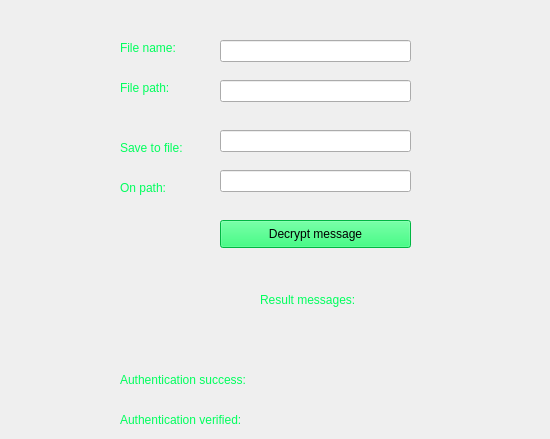
    <widget class="QWidget" name="tab_4">
     <attribute name="title">
      <string>Receive message</string>
     </attribute>
     <widget class="QLabel" name="label_20">
      <property name="geometry">
       <rect>
        <x>120</x>
        <y>40</y>
        <width>81</width>
        <height>16</height>
       </rect>
      </property>
      <property name="styleSheet">
       <string notr="true">color: rgb(0, 255, 93)</string>
      </property>
      <property name="text">
       <string>File name:</string>
      </property>
     </widget>
     <widget class="QLineEdit" name="dec_path1">
      <property name="geometry">
       <rect>
        <x>220</x>
        <y>80</y>
        <width>191</width>
        <height>22</height>
       </rect>
      </property>
      <property name="styleSheet">
       <string notr="true">color:rgb(255, 183, 0)</string>
      </property>
     </widget>
     <widget class="QPushButton" name="dec_button">
      <property name="geometry">
       <rect>
        <x>220</x>
        <y>220</y>
        <width>191</width>
        <height>28</height>
       </rect>
      </property>
      <property name="styleSheet">
       <string notr="true">color: rgb(0,0,0);
background-color: rgb(0, 255, 93)</string>
      </property>
      <property name="text">
       <string>Decrypt message</string>
      </property>
     </widget>
     <widget class="QLineEdit" name="dec_file1">
      <property name="geometry">
       <rect>
        <x>220</x>
        <y>40</y>
        <width>191</width>
        <height>22</height>
       </rect>
      </property>
      <property name="styleSheet">
       <string notr="true">color:rgb(255, 183, 0)</string>
      </property>
     </widget>
     <widget class="QLabel" name="label_23">
      <property name="geometry">
       <rect>
        <x>120</x>
        <y>80</y>
        <width>61</width>
        <height>16</height>
       </rect>
      </property>
      <property name="styleSheet">
       <string notr="true">color: rgb(0, 255, 93)</string>
      </property>
      <property name="text">
       <string>File path:</string>
      </property>
     </widget>
     <widget class="QLabel" name="label_24">
      <property name="geometry">
       <rect>
        <x>120</x>
        <y>140</y>
        <width>81</width>
        <height>16</height>
       </rect>
      </property>
      <property name="styleSheet">
       <string notr="true">color: rgb(0, 255, 93)</string>
      </property>
      <property name="text">
       <string>Save to file:</string>
      </property>
     </widget>
     <widget class="QLabel" name="label_25">
      <property name="geometry">
       <rect>
        <x>120</x>
        <y>180</y>
        <width>81</width>
        <height>16</height>
       </rect>
      </property>
      <property name="styleSheet">
       <string notr="true">color: rgb(0, 255, 93)</string>
      </property>
      <property name="text">
       <string>On path:</string>
      </property>
     </widget>
     <widget class="QLineEdit" name="dec_path2">
      <property name="geometry">
       <rect>
        <x>220</x>
        <y>170</y>
        <width>191</width>
        <height>22</height>
       </rect>
      </property>
      <property name="styleSheet">
       <string notr="true">color:rgb(255, 183, 0)</string>
      </property>
     </widget>
     <widget class="QLineEdit" name="dec_file2">
      <property name="geometry">
       <rect>
        <x>220</x>
        <y>130</y>
        <width>191</width>
        <height>22</height>
       </rect>
      </property>
      <property name="styleSheet">
       <string notr="true">color:rgb(255, 183, 0)</string>
      </property>
     </widget>
     <widget class="QLabel" name="label_26">
      <property name="geometry">
       <rect>
        <x>260</x>
        <y>290</y>
        <width>111</width>
        <height>20</height>
       </rect>
      </property>
      <property name="styleSheet">
       <string notr="true">color: rgb(0, 255, 93)</string>
      </property>
      <property name="text">
       <string>Result messages:</string>
      </property>
     </widget>
     <widget class="QLabel" name="label_27">
      <property name="geometry">
       <rect>
        <x>120</x>
        <y>370</y>
        <width>151</width>
        <height>20</height>
       </rect>
      </property>
      <property name="styleSheet">
       <string notr="true">color: rgb(0, 255, 93)</string>
      </property>
      <property name="text">
       <string>Authentication success:</string>
      </property>
     </widget>
     <widget class="QLabel" name="label_28">
      <property name="geometry">
       <rect>
        <x>120</x>
        <y>410</y>
        <width>151</width>
        <height>20</height>
       </rect>
      </property>
      <property name="styleSheet">
       <string notr="true">color: rgb(0, 255, 93)</string>
      </property>
      <property name="text">
       <string>Authentication verified:</string>
      </property>
     </widget>
     <widget class="QLabel" name="dec_auth">
      <property name="geometry">
       <rect>
        <x>300</x>
        <y>370</y>
        <width>241</width>
        <height>20</height>
       </rect>
      </property>
      <property name="styleSheet">
       <string notr="true">color:rgb(255, 0, 0)</string>
      </property>
      <property name="text">
       <string/>
      </property>
     </widget>
     <widget class="QLabel" name="dec_verify">
      <property name="geometry">
       <rect>
        <x>300</x>
        <y>410</y>
        <width>241</width>
        <height>20</height>
       </rect>
      </property>
      <property name="styleSheet">
       <string notr="true">color:rgb(255, 0, 0)</string>
      </property>
      <property name="text">
       <string/>
      </property>
     </widget>
     <widget class="QLabel" name="dec_err">
      <property name="geometry">
       <rect>
        <x>210</x>
        <y>320</y>
        <width>331</width>
        <height>20</height>
       </rect>
      </property>
      <property name="styleSheet">
       <string notr="true">color:rgb(255, 0, 0)</string>
      </property>
      <property name="text">
       <string/>
      </property>
     </widget>
    </widget>
